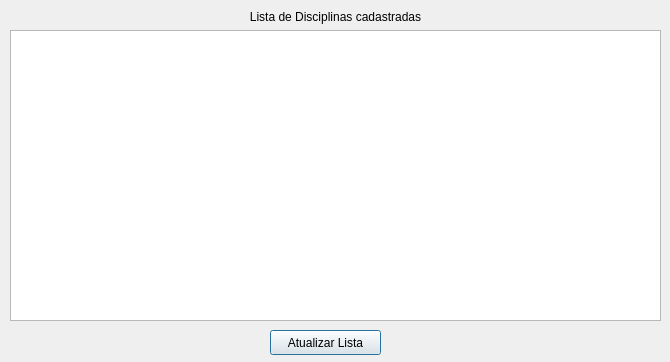
<?xml version="1.0" encoding="UTF-8"?>
<ui version="4.0">
 <class>formlistadisciplina</class>
 <widget class="QDialog" name="formlistadisciplina">
  <property name="geometry">
   <rect>
    <x>0</x>
    <y>0</y>
    <width>670</width>
    <height>362</height>
   </rect>
  </property>
  <property name="windowTitle">
   <string>Dialog</string>
  </property>
  <widget class="QPushButton" name="pushButton">
   <property name="geometry">
    <rect>
     <x>270</x>
     <y>330</y>
     <width>111</width>
     <height>25</height>
    </rect>
   </property>
   <property name="text">
    <string>Atualizar Lista</string>
   </property>
  </widget>
  <widget class="QWidget" name="layoutWidget">
   <property name="geometry">
    <rect>
     <x>10</x>
     <y>10</y>
     <width>651</width>
     <height>311</height>
    </rect>
   </property>
   <layout class="QVBoxLayout" name="verticalLayout">
    <item>
     <widget class="QLabel" name="label_2">
      <property name="text">
       <string>Lista de Disciplinas cadastradas</string>
      </property>
      <property name="alignment">
       <set>Qt::AlignCenter</set>
      </property>
     </widget>
    </item>
    <item>
     <widget class="QTableWidget" name="tableWidget"/>
    </item>
   </layout>
  </widget>
 </widget>
 <resources/>
 <connections/>
</ui>
